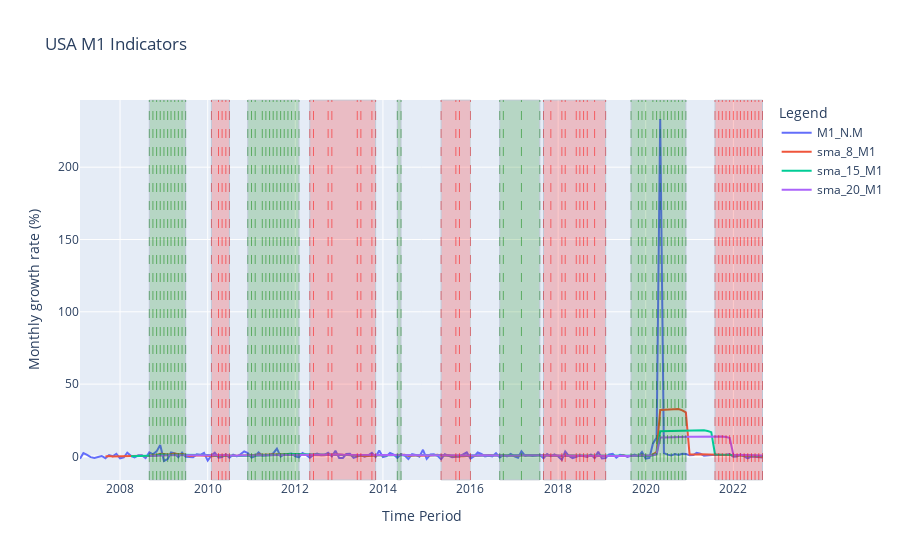

The cell this chart's notebook holds for it:
### Code cell
#add vertical line to sma_m1 graph
for i in range(len(df_plot)):
    if df_plot['sma_8_M1'].iloc[i] > df_plot['sma_15_M1'].iloc[i] and df_plot['sma_15_M1'].iloc[i] > df_plot['sma_20_M1'].iloc[i]:
        fig_sma_m1.add_vline(x=df_plot['Time_Period'].iloc[i], line_width=0.5, line_dash="dash", line_color="green")
    elif df_plot['sma_8_M1'].iloc[i]< df_plot['sma_15_M1'].iloc[i] and df_plot['sma_15_M1'].iloc[i] < df_plot['sma_20_M1'].iloc[i]:
        fig_sma_m1.add_vline(x=df_plot['Time_Period'].iloc[i], line_width=0.5, line_dash="dash", line_color="red")

# add rectangles to the plot
for i in range(len(df_high_low_dates_m1)):
    if df_high_low_dates_m1['High_Low'].iloc[i] == 'High':
        fig_sma_m1.add_vrect(x0=df_high_low_dates_m1['First'].iloc[i], x1=df_high_low_dates_m1['Last'].iloc[i], fillcolor="green", opacity=0.2, line_width=1)
    elif df_high_low_dates_m1['High_Low'].iloc[i] == 'Low':
        fig_sma_m1.add_vrect(x0=df_high_low_dates_m1['First'].iloc[i], x1=df_high_low_dates_m1['Last'].iloc[i], fillcolor="red", opacity=0.2, line_width=1)

fig_sma_m1.update_layout(
    title="USA M1 Indicators",
    xaxis_title="Time Period",
    yaxis_title="Monthly growth rate (%)",
    legend_title="Legend",
)

display(fig_sma_m1)

### Figure 1 — Plotly figure (JSON) as saved in the notebook; plotly's stock layout.template omitted (floating-point values rounded to 4 significant figures; data arrays with more than 128 entries replaced by an {"elided": "..."} marker saying what was removed)
{"data": [{"hovertemplate": "variable=M1_N.M<br>Time_Period=%{x}<br>value=%{y}<extra></extra>", "legendgroup": "M1_N.M", "line": {"color": "#636efa", "dash": "solid"}, "marker": {"symbol": "circle"}, "mode": "lines", "name": "M1_N.M", "orientation": "v", "showlegend": true, "type": "scatter", "x": {"elided": "188 str values"}, "xaxis": "x", "y": {"elided": "188 float values"}, "yaxis": "y"}, {"hovertemplate": "variable=sma_8_M1<br>Time_Period=%{x}<br>value=%{y}<extra></extra>", "legendgroup": "sma_8_M1", "line": {"color": "#EF553B", "dash": "solid"}, "marker": {"symbol": "circle"}, "mode": "lines", "name": "sma_8_M1", "orientation": "v", "showlegend": true, "type": "scatter", "x": {"elided": "188 str values"}, "xaxis": "x", "y": {"elided": "188 float values"}, "yaxis": "y"}, {"hovertemplate": "variable=sma_15_M1<br>Time_Period=%{x}<br>value=%{y}<extra></extra>", "legendgroup": "sma_15_M1", "line": {"color": "#00cc96", "dash": "solid"}, "marker": {"symbol": "circle"}, "mode": "lines", "name": "sma_15_M1", "orientation": "v", "showlegend": true, "type": "scatter", "x": {"elided": "188 str values"}, "xaxis": "x", "y": {"elided": "188 float values"}, "yaxis": "y"}, {"hovertemplate": "variable=sma_20_M1<br>Time_Period=%{x}<br>value=%{y}<extra></extra>", "legendgroup": "sma_20_M1", "line": {"color": "#ab63fa", "dash": "solid"}, "marker": {"symbol": "circle"}, "mode": "lines", "name": "sma_20_M1", "orientation": "v", "showlegend": true, "type": "scatter", "x": {"elided": "188 str values"}, "xaxis": "x", "y": {"elided": "188 float values"}, "yaxis": "y"}], "layout": {"legend": {"title": {"text": "Legend"}, "tracegroupgap": 0}, "shapes": [{"line": {"color": "green", "dash": "dash", "width": 0.5}, "type": "line", "x0": "2008-09", "x1": "2008-09", "xref": "x", "y0": 0, "y1": 1, "yref": "y domain"}, {"line": {"color": "green", "dash": "dash", "width": 0.5}, "type": "line", "x0": "2008-10", "x1": "2008-10", "xref": "x", "y0": 0, "y1": 1, "yref": "y domain"}, {"line": {"color": "green", "dash": "dash", "width": 0.5}, "type": "line", "x0": "2008-11", "x1": "2008-11", "xref": "x", "y0": 0, "y1": 1, "yref": "y domain"}, {"line": {"color": "green", "dash": "dash", "width": 0.5}, "type": "line", "x0": "2008-12", "x1": "2008-12", "xref": "x", "y0": 0, "y1": 1, "yref": "y domain"}, {"line": {"color": "green", "dash": "dash", "width": 0.5}, "type": "line", "x0": "2009-01", "x1": "2009-01", "xref": "x", "y0": 0, "y1": 1, "yref": "y domain"}, {"line": {"color": "green", "dash": "dash", "width": 0.5}, "type": "line", "x0": "2009-02", "x1": "2009-02", "xref": "x", "y0": 0, "y1": 1, "yref": "y domain"}, {"line": {"color": "green", "dash": "dash", "width": 0.5}, "type": "line", "x0": "2009-03", "x1": "2009-03", "xref": "x", "y0": 0, "y1": 1, "yref": "y domain"}, {"line": {"color": "green", "dash": "dash", "width": 0.5}, "type": "line", "x0": "2009-04", "x1": "2009-04", "xref": "x", "y0": 0, "y1": 1, "yref": "y domain"}, {"line": {"color": "green", "dash": "dash", "width": 0.5}, "type": "line", "x0": "2009-05", "x1": "2009-05", "xref": "x", "y0": 0, "y1": 1, "yref": "y domain"}, {"line": {"color": "green", "dash": "dash", "width": 0.5}, "type": "line", "x0": "2009-06", "x1": "2009-06", "xref": "x", "y0": 0, "y1": 1, "yref": "y domain"}, {"line": {"color": "green", "dash": "dash", "width": 0.5}, "type": "line", "x0": "2009-07", "x1": "2009-07", "xref": "x", "y0": 0, "y1": 1, "yref": "y domain"}, {"line": {"color": "red", "dash": "dash", "width": 0.5}, "type": "line", "x0": "2010-02", "x1": "2010-02", "xref": "x", "y0": 0, "y1": 1, "yref": "y domain"}, {"line": {"color": "red", "dash": "dash", "width": 0.5}, "type": "line", "x0": "2010-04", "x1": "2010-04", "xref": "x", "y0": 0, "y1": 1, "yref": "y domain"}, {"line": {"color": "red", "dash": "dash", "width": 0.5}, "type": "line", "x0": "2010-05", "x1": "2010-05", "xref": "x", "y0": 0, "y1": 1, "yref": "y domain"}, {"line": {"color": "red", "dash": "dash", "width": 0.5}, "type": "line", "x0": "2010-06", "x1": "2010-06", "xref": "x", "y0": 0, "y1": 1, "yref": "y domain"}, {"line": {"color": "red", "dash": "dash", "width": 0.5}, "type": "line", "x0": "2010-07", "x1": "2010-07", "xref": "x", "y0": 0, "y1": 1, "yref": "y domain"}, {"line": {"color": "green", "dash": "dash", "width": 0.5}, "type": "line", "x0": "2010-12", "x1": "2010-12", "xref": "x", "y0": 0, "y1": 1, "yref": "y domain"}, {"line": {"color": "green", "dash": "dash", "width": 0.5}, "type": "line", "x0": "2011-01", "x1": "2011-01", "xref": "x", "y0": 0, "y1": 1, "yref": "y domain"}, {"line": {"color": "green", "dash": "dash", "width": 0.5}, "type": "line", "x0": "2011-02", "x1": "2011-02", "xref": "x", "y0": 0, "y1": 1, "yref": "y domain"}, {"line": {"color": "green", "dash": "dash", "width": 0.5}, "type": "line", "x0": "2011-04", "x1": "2011-04", "xref": "x", "y0": 0, "y1": 1, "yref": "y domain"}, {"line": {"color": "green", "dash": "dash", "width": 0.5}, "type": "line", "x0": "2011-05", "x1": "2011-05", "xref": "x", "y0": 0, "y1": 1, "yref": "y domain"}, {"line": {"color": "green", "dash": "dash", "width": 0.5}, "type": "line", "x0": "2011-06", "x1": "2011-06", "xref": "x", "y0": 0, "y1": 1, "yref": "y domain"}, {"line": {"color": "green", "dash": "dash", "width": 0.5}, "type": "line", "x0": "2011-07", "x1": "2011-07", "xref": "x", "y0": 0, "y1": 1, "yref": "y domain"}, {"line": {"color": "green", "dash": "dash", "width": 0.5}, "type": "line", "x0": "2011-08", "x1": "2011-08", "xref": "x", "y0": 0, "y1": 1, "yref": "y domain"}, {"line": {"color": "green", "dash": "dash", "width": 0.5}, "type": "line", "x0": "2011-09", "x1": "2011-09", "xref": "x", "y0": 0, "y1": 1, "yref": "y domain"}, {"line": {"color": "green", "dash": "dash", "width": 0.5}, "type": "line", "x0": "2011-10", "x1": "2011-10", "xref": "x", "y0": 0, "y1": 1, "yref": "y domain"}, {"line": {"color": "green", "dash": "dash", "width": 0.5}, "type": "line", "x0": "2011-11", "x1": "2011-11", "xref": "x", "y0": 0, "y1": 1, "yref": "y domain"}, {"line": {"color": "green", "dash": "dash", "width": 0.5}, "type": "line", "x0": "2011-12", "x1": "2011-12", "xref": "x", "y0": 0, "y1": 1, "yref": "y domain"}, {"line": {"color": "green", "dash": "dash", "width": 0.5}, "type": "line", "x0": "2012-01", "x1": "2012-01", "xref": "x", "y0": 0, "y1": 1, "yref": "y domain"}, {"line": {"color": "green", "dash": "dash", "width": 0.5}, "type": "line", "x0": "2012-02", "x1": "2012-02", "xref": "x", "y0": 0, "y1": 1, "yref": "y domain"}, {"line": {"color": "red", "dash": "dash", "width": 0.5}, "type": "line", "x0": "2012-05", "x1": "2012-05", "xref": "x", "y0": 0, "y1": 1, "yref": "y domain"}, {"line": {"color": "red", "dash": "dash", "width": 0.5}, "type": "line", "x0": "2012-06", "x1": "2012-06", "xref": "x", "y0": 0, "y1": 1, "yref": "y domain"}, {"line": {"color": "red", "dash": "dash", "width": 0.5}, "type": "line", "x0": "2012-10", "x1": "2012-10", "xref": "x", "y0": 0, "y1": 1, "yref": "y domain"}, {"line": {"color": "red", "dash": "dash", "width": 0.5}, "type": "line", "x0": "2012-11", "x1": "2012-11", "xref": "x", "y0": 0, "y1": 1, "yref": "y domain"}, {"line": {"color": "red", "dash": "dash", "width": 0.5}, "type": "line", "x0": "2013-06", "x1": "2013-06", "xref": "x", "y0": 0, "y1": 1, "yref": "y domain"}, {"line": {"color": "red", "dash": "dash", "width": 0.5}, "type": "line", "x0": "2013-07", "x1": "2013-07", "xref": "x", "y0": 0, "y1": 1, "yref": "y domain"}, {"line": {"color": "red", "dash": "dash", "width": 0.5}, "type": "line", "x0": "2013-10", "x1": "2013-10", "xref": "x", "y0": 0, "y1": 1, "yref": "y domain"}, {"line": {"color": "red", "dash": "dash", "width": 0.5}, "type": "line", "x0": "2013-11", "x1": "2013-11", "xref": "x", "y0": 0, "y1": 1, "yref": "y domain"}, {"line": {"color": "green", "dash": "dash", "width": 0.5}, "type": "line", "x0": "2014-05", "x1": "2014-05", "xref": "x", "y0": 0, "y1": 1, "yref": "y domain"}, {"line": {"color": "green", "dash": "dash", "width": 0.5}, "type": "line", "x0": "2014-06", "x1": "2014-06", "xref": "x", "y0": 0, "y1": 1, "yref": "y domain"}, {"line": {"color": "red", "dash": "dash", "width": 0.5}, "type": "line", "x0": "2015-05", "x1": "2015-05", "xref": "x", "y0": 0, "y1": 1, "yref": "y domain"}, {"line": {"color": "red", "dash": "dash", "width": 0.5}, "type": "line", "x0": "2015-09", "x1": "2015-09", "xref": "x", "y0": 0, "y1": 1, "yref": "y domain"}, {"line": {"color": "red", "dash": "dash", "width": 0.5}, "type": "line", "x0": "2015-10", "x1": "2015-10", "xref": "x", "y0": 0, "y1": 1, "yref": "y domain"}, {"line": {"color": "red", "dash": "dash", "width": 0.5}, "type": "line", "x0": "2016-01", "x1": "2016-01", "xref": "x", "y0": 0, "y1": 1, "yref": "y domain"}, {"line": {"color": "green", "dash": "dash", "width": 0.5}, "type": "line", "x0": "2016-09", "x1": "2016-09", "xref": "x", "y0": 0, "y1": 1, "yref": "y domain"}, {"line": {"color": "green", "dash": "dash", "width": 0.5}, "type": "line", "x0": "2016-10", "x1": "2016-10", "xref": "x", "y0": 0, "y1": 1, "yref": "y domain"}, {"line": {"color": "green", "dash": "dash", "width": 0.5}, "type": "line", "x0": "2017-03", "x1": "2017-03", "xref": "x", "y0": 0, "y1": 1, "yref": "y domain"}, {"line": {"color": "green", "dash": "dash", "width": 0.5}, "type": "line", "x0": "2017-08", "x1": "2017-08", "xref": "x", "y0": 0, "y1": 1, "yref": "y domain"}, {"line": {"color": "red", "dash": "dash", "width": 0.5}, "type": "line", "x0": "2017-09", "x1": "2017-09", "xref": "x", "y0": 0, "y1": 1, "yref": "y domain"}, {"line": {"color": "red", "dash": "dash", "width": 0.5}, "type": "line", "x0": "2017-11", "x1": "2017-11", "xref": "x", "y0": 0, "y1": 1, "yref": "y domain"}, {"line": {"color": "red", "dash": "dash", "width": 0.5}, "type": "line", "x0": "2018-02", "x1": "2018-02", "xref": "x", "y0": 0, "y1": 1, "yref": "y domain"}, {"line": {"color": "red", "dash": "dash", "width": 0.5}, "type": "line", "x0": "2018-03", "x1": "2018-03", "xref": "x", "y0": 0, "y1": 1, "yref": "y domain"}, {"line": {"color": "red", "dash": "dash", "width": 0.5}, "type": "line", "x0": "2018-06", "x1": "2018-06", "xref": "x", "y0": 0, "y1": 1, "yref": "y domain"}, {"line": {"color": "red", "dash": "dash", "width": 0.5}, "type": "line", "x0": "2018-07", "x1": "2018-07", "xref": "x", "y0": 0, "y1": 1, "yref": "y domain"}, {"line": {"color": "red", "dash": "dash", "width": 0.5}, "type": "line", "x0": "2018-08", "x1": "2018-08", "xref": "x", "y0": 0, "y1": 1, "yref": "y domain"}, {"line": {"color": "red", "dash": "dash", "width": 0.5}, "type": "line", "x0": "2018-09", "x1": "2018-09", "xref": "x", "y0": 0, "y1": 1, "yref": "y domain"}, {"line": {"color": "red", "dash": "dash", "width": 0.5}, "type": "line", "x0": "2018-11", "x1": "2018-11", "xref": "x", "y0": 0, "y1": 1, "yref": "y domain"}, {"line": {"color": "red", "dash": "dash", "width": 0.5}, "type": "line", "x0": "2019-02", "x1": "2019-02", "xref": "x", "y0": 0, "y1": 1, "yref": "y domain"}, {"line": {"color": "green", "dash": "dash", "width": 0.5}, "type": "line", "x0": "2019-09", "x1": "2019-09", "xref": "x", "y0": 0, "y1": 1, "yref": "y domain"}, {"line": {"color": "green", "dash": "dash", "width": 0.5}, "type": "line", "x0": "2019-11", "x1": "2019-11", "xref": "x", "y0": 0, "y1": 1, "yref": "y domain"}, {"line": {"color": "green", "dash": "dash", "width": 0.5}, "type": "line", "x0": "2019-12", "x1": "2019-12", "xref": "x", "y0": 0, "y1": 1, "yref": "y domain"}, {"line": {"color": "green", "dash": "dash", "width": 0.5}, "type": "line", "x0": "2020-01", "x1": "2020-01", "xref": "x", "y0": 0, "y1": 1, "yref": "y domain"}, {"line": {"color": "green", "dash": "dash", "width": 0.5}, "type": "line", "x0": "2020-03", "x1": "2020-03", "xref": "x", "y0": 0, "y1": 1, "yref": "y domain"}, {"line": {"color": "green", "dash": "dash", "width": 0.5}, "type": "line", "x0": "2020-04", "x1": "2020-04", "xref": "x", "y0": 0, "y1": 1, "yref": "y domain"}, {"line": {"color": "green", "dash": "dash", "width": 0.5}, "type": "line", "x0": "2020-05", "x1": "2020-05", "xref": "x", "y0": 0, "y1": 1, "yref": "y domain"}, {"line": {"color": "green", "dash": "dash", "width": 0.5}, "type": "line", "x0": "2020-06", "x1": "2020-06", "xref": "x", "y0": 0, "y1": 1, "yref": "y domain"}, {"line": {"color": "green", "dash": "dash", "width": 0.5}, "type": "line", "x0": "2020-07", "x1": "2020-07", "xref": "x", "y0": 0, "y1": 1, "yref": "y domain"}, {"line": {"color": "green", "dash": "dash", "width": 0.5}, "type": "line", "x0": "2020-08", "x1": "2020-08", "xref": "x", "y0": 0, "y1": 1, "yref": "y domain"}, {"line": {"color": "green", "dash": "dash", "width": 0.5}, "type": "line", "x0": "2020-09", "x1": "2020-09", "xref": "x", "y0": 0, "y1": 1, "yref": "y domain"}, {"line": {"color": "green", "dash": "dash", "width": 0.5}, "type": "line", "x0": "2020-10", "x1": "2020-10", "xref": "x", "y0": 0, "y1": 1, "yref": "y domain"}, {"line": {"color": "green", "dash": "dash", "width": 0.5}, "type": "line", "x0": "2020-11", "x1": "2020-11", "xref": "x", "y0": 0, "y1": 1, "yref": "y domain"}, {"line": {"color": "green", "dash": "dash", "width": 0.5}, "type": "line", "x0": "2020-12", "x1": "2020-12", "xref": "x", "y0": 0, "y1": 1, "yref": "y domain"}, {"line": {"color": "red", "dash": "dash", "width": 0.5}, "type": "line", "x0": "2021-08", "x1": "2021-08", "xref": "x", "y0": 0, "y1": 1, "yref": "y domain"}, {"line": {"color": "red", "dash": "dash", "width": 0.5}, "type": "line", "x0": "2021-09", "x1": "2021-09", "xref": "x", "y0": 0, "y1": 1, "yref": "y domain"}, {"line": {"color": "red", "dash": "dash", "width": 0.5}, "type": "line", "x0": "2021-10", "x1": "2021-10", "xref": "x", "y0": 0, "y1": 1, "yref": "y domain"}, {"line": {"color": "red", "dash": "dash", "width": 0.5}, "type": "line", "x0": "2021-11", "x1": "2021-11", "xref": "x", "y0": 0, "y1": 1, "yref": "y domain"}, {"line": {"color": "red", "dash": "dash", "width": 0.5}, "type": "line", "x0": "2021-12", "x1": "2021-12", "xref": "x", "y0": 0, "y1": 1, "yref": "y domain"}, {"line": {"color": "red", "dash": "dash", "width": 0.5}, "type": "line", "x0": "2022-01", "x1": "2022-01", "xref": "x", "y0": 0, "y1": 1, "yref": "y domain"}, {"line": {"color": "red", "dash": "dash", "width": 0.5}, "type": "line", "x0": "2022-02", "x1": "2022-02", "xref": "x", "y0": 0, "y1": 1, "yref": "y domain"}, {"line": {"color": "red", "dash": "dash", "width": 0.5}, "type": "line", "x0": "2022-03", "x1": "2022-03", "xref": "x", "y0": 0, "y1": 1, "yref": "y domain"}, {"line": {"color": "red", "dash": "dash", "width": 0.5}, "type": "line", "x0": "2022-04", "x1": "2022-04", "xref": "x", "y0": 0, "y1": 1, "yref": "y domain"}, {"line": {"color": "red", "dash": "dash", "width": 0.5}, "type": "line", "x0": "2022-05", "x1": "2022-05", "xref": "x", "y0": 0, "y1": 1, "yref": "y domain"}, {"line": {"color": "red", "dash": "dash", "width": 0.5}, "type": "line", "x0": "2022-06", "x1": "2022-06", "xref": "x", "y0": 0, "y1": 1, "yref": "y domain"}, {"line": {"color": "red", "dash": "dash", "width": 0.5}, "type": "line", "x0": "2022-07", "x1": "2022-07", "xref": "x", "y0": 0, "y1": 1, "yref": "y domain"}, {"line": {"color": "red", "dash": "dash", "width": 0.5}, "type": "line", "x0": "2022-08", "x1": "2022-08", "xref": "x", "y0": 0, "y1": 1, "yref": "y domain"}, {"line": {"color": "red", "dash": "dash", "width": 0.5}, "type": "line", "x0": "2022-09", "x1": "2022-09", "xref": "x", "y0": 0, "y1": 1, "yref": "y domain"}, {"fillcolor": "green", "line": {"width": 1}, "opacity": 0.2, "type": "rect", "x0": "2008-09-01T00:00:00", "x1": "2009-07-01T00:00:00", "xref": "x", "y0": 0, "y1": 1, "yref": "y domain"}, {"fillcolor": "red", "line": {"width": 1}, "opacity": 0.2, "type": "rect", "x0": "2010-02-01T00:00:00", "x1": "2010-07-01T00:00:00", "xref": "x", "y0": 0, "y1": 1, "yref": "y domain"}, {"fillcolor": "green", "line": {"width": 1}, "opacity": 0.2, "type": "rect", "x0": "2010-12-01T00:00:00", "x1": "2012-02-01T00:00:00", "xref": "x", "y0": 0, "y1": 1, "yref": "y domain"}, {"fillcolor": "red", "line": {"width": 1}, "opacity": 0.2, "type": "rect", "x0": "2012-05-01T00:00:00", "x1": "2013-11-01T00:00:00", "xref": "x", "y0": 0, "y1": 1, "yref": "y domain"}, {"fillcolor": "green", "line": {"width": 1}, "opacity": 0.2, "type": "rect", "x0": "2014-05-01T00:00:00", "x1": "2014-06-01T00:00:00", "xref": "x", "y0": 0, "y1": 1, "yref": "y domain"}, {"fillcolor": "red", "line": {"width": 1}, "opacity": 0.2, "type": "rect", "x0": "2015-05-01T00:00:00", "x1": "2016-01-01T00:00:00", "xref": "x", "y0": 0, "y1": 1, "yref": "y domain"}, {"fillcolor": "green", "line": {"width": 1}, "opacity": 0.2, "type": "rect", "x0": "2016-09-01T00:00:00", "x1": "2017-08-01T00:00:00", "xref": "x", "y0": 0, "y1": 1, "yref": "y domain"}, {"fillcolor": "red", "line": {"width": 1}, "opacity": 0.2, "type": "rect", "x0": "2017-09-01T00:00:00", "x1": "2019-02-01T00:00:00", "xref": "x", "y0": 0, "y1": 1, "yref": "y domain"}, {"fillcolor": "green", "line": {"width": 1}, "opacity": 0.2, "type": "rect", "x0": "2019-09-01T00:00:00", "x1": "2020-12-01T00:00:00", "xref": "x", "y0": 0, "y1": 1, "yref": "y domain"}, {"fillcolor": "red", "line": {"width": 1}, "opacity": 0.2, "type": "rect", "x0": "2021-08-01T00:00:00", "x1": "2022-09-01T00:00:00", "xref": "x", "y0": 0, "y1": 1, "yref": "y domain"}], "title": {"text": "USA M1 Indicators"}, "xaxis": {"anchor": "y", "domain": [0, 1], "title": {"text": "Time Period"}}, "yaxis": {"anchor": "x", "domain": [0, 1], "title": {"text": "Monthly growth rate (%)"}}}}
